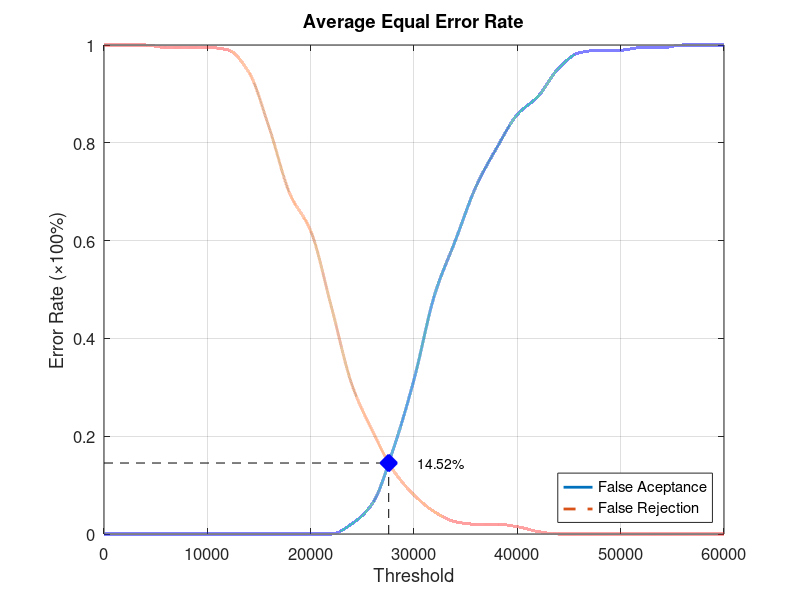
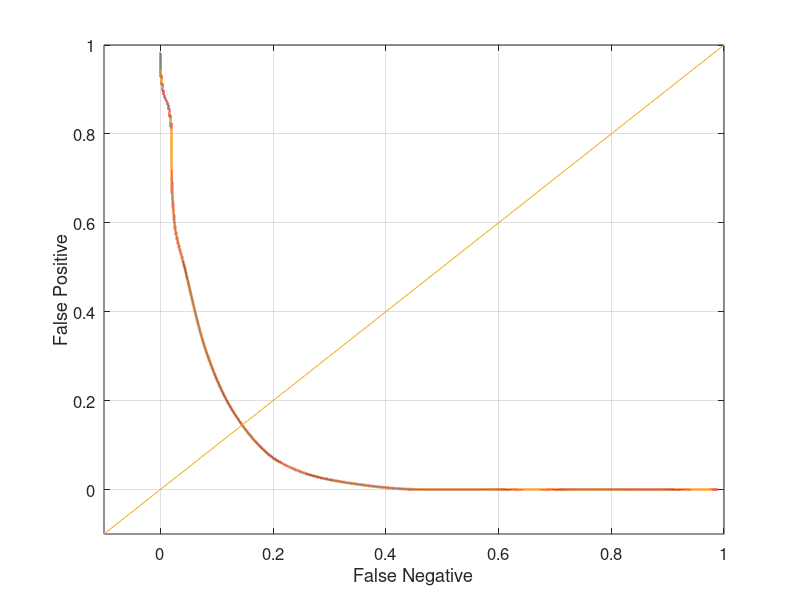

MATLAB code for these plots, in order:
function yEER = Database2_4
close all;
clear;
clc;
x = 0:2000:60000;
xq = 0:0.5:60000;

y0 = [0 0 0 0 0 0 0 0 0 0 0 0 0.0210526 0.0631579 0.173684 0.315789 0.489474 0.6 0.710526 0.789474 0.857895 0.894737 0.952632 0.984211 0.989474 0.989474 0.994737 0.994737 1 1 1];
yy0 = interp1(x, y0, xq, 'pchip');
y1 = [1 1 1 0.995 0.995 0.995 0.99 0.945 0.83 0.695 0.62 0.465 0.305 0.21 0.13 0.08 0.045 0.025 0.02 0.02 0.015 0.005 0 0 0 0 0 0 0 0 0];
yy1 = interp1(x, y1, xq, 'pchip');

% Calculating EER: 
y2 = abs(y0 - y1);
find(y2 == min(y2))
yy2 = abs(yy0 - yy1);
xEER = find(yy2 == min(yy2));
xEERIndex = xq(xEER) % X-axis EER
yEER = yy0(xEER) % Y-axis EER

main = figure
plot(xq, yy0,'-','LineWidth', 2);	hold on
plot(xq, yy1,'--','LineWidth', 2);	hold on
plot([xEERIndex xEERIndex], [0 yEER], 'k--');	hold on
plot([0 xEERIndex], [yEER yEER], 'k--');	hold on
plot(xEERIndex, yEER, 'bx', 'LineWidth', 10);	hold on
text(xEERIndex + 10 * xEERIndex / 100, yEER, [num2str(round((10000 * yEER)) / 100) '%'])
legend('False Aceptance', 'False Rejection', 'Location', 'SouthEast')
xlabel('Threshold')
ylabel('Error Rate (\times100%)')
title('Average Equal Error Rate')
set(gca, 'FontSize', 12)
axis([0 60000 0 1])
grid on

print(main, 'Database2_4Main', '-dpng');
FNRxFPR = figure('Color', [1 1 1]);
plot(yy1, yy0, '-', yy1, yy0, 'LineWidth', 2);
hold on
y = -0.1:0.1:1
plot(y, y); 
set(gca, 'FontSize', 12)
xlabel('False Negative')
ylabel('False Positive')
axis([-0.1 1 -0.1 1])
set(gca, 'FontSize', 12)
grid on

print(FNRxFPR, 'Database2_4FNRxFPR','-dpng');
end
